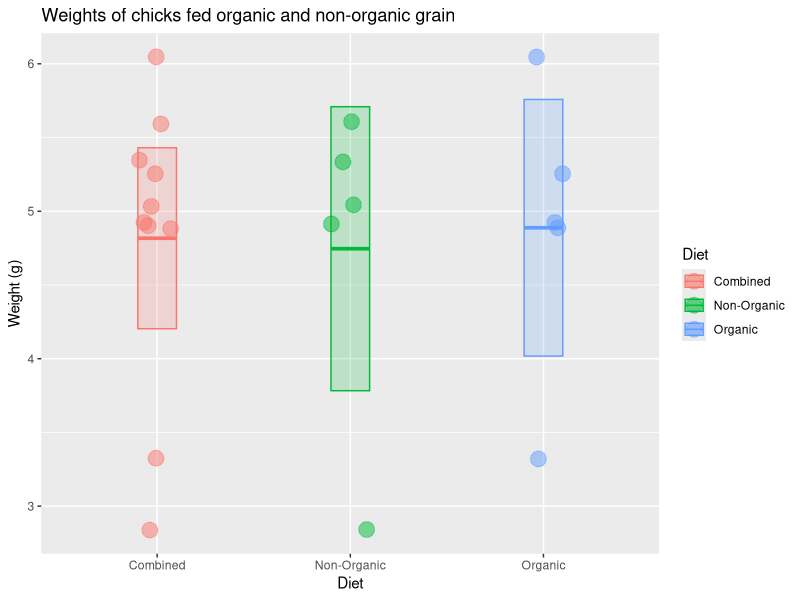

Reproduce this figure in R.
## ---- chunk 1
x <- c(6.05, 4.89, 3.32, 4.93, 5.25, 5.04, 4.91, 2.84, 5.60, 5.34)
## ---- chunk 2
length(x)  # sample size
median(x)  # median value
mean(x)    # mean value
sd(x)      # standard deviation
## ---- chunk 3
n <- length(x) # sample size
n

sem <- sd(x) / sqrt(n) # standard error of the mean
sem
## ---- chunk 4
mean(x) + 1.96 * sem                             # upper limit
mean(x) - 1.96 * sem                             # lower limit
c(mean(x) + 1.96 * sem, mean(x) - 1.96 * sem)    # both limits combined
## ---- chunk 5

library(tidyverse)

# check to make sure you did the part above correctly
# if not, generate some fake x data
if (!exists("x") | !is.numeric(x) | !length(x) == 10) x <- rep(1, 10)

# put the chick data into a data frame
chick_data <-
  tibble::tibble(
    diet = rep(c("Combined", "Combined", "Organic", "Non-Organic"), each = 5),
    weight = c(x, x)
  )

# summarize the chick weights by diet
chick_summary <-
  chick_data %>% 
  group_by(diet) %>% 
  summarize(
    mean = mean(weight),
    median = median(weight),
    sd = sd(weight),
    n = n(),
    sem = sd / sqrt(n),
    upper = mean + 1.96 * sem,   # upper confidence limit
    lower = mean - 1.96 * sem,   # lower confidence limit
    .groups = "drop"
  )

# plot chick weights
ggplot(chick_data, aes(x = diet, y = weight, color = diet, fill = diet)) +
  geom_jitter(size = 5, shape = 21, alpha = 0.5, width = 0.1) +
  geom_crossbar(
    mapping = aes(ymin = lower, ymax = upper, y = mean), 
    data = chick_summary,
    width = 0.2, alpha = 0.2
  ) +
  labs(
    title = "Weights of chicks fed organic and non-organic grain",
    x = "Diet",
    color = "Diet",
    fill = "Diet",
    y = "Weight (g)"
  )

